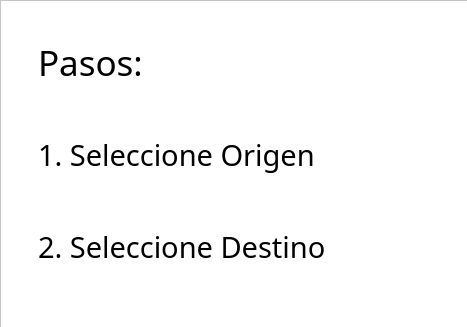
<?xml version="1.0" encoding="UTF-8"?>
<ui version="4.0">
 <class>Help_Window</class>
 <widget class="QMainWindow" name="Help_Window">
  <property name="geometry">
   <rect>
    <x>0</x>
    <y>0</y>
    <width>467</width>
    <height>327</height>
   </rect>
  </property>
  <property name="minimumSize">
   <size>
    <width>467</width>
    <height>327</height>
   </size>
  </property>
  <property name="maximumSize">
   <size>
    <width>467</width>
    <height>327</height>
   </size>
  </property>
  <property name="font">
   <font>
    <family>Trebuchet MS</family>
   </font>
  </property>
  <property name="windowTitle">
   <string>Help</string>
  </property>
  <property name="windowIcon">
   <iconset>
    <normaloff>../../../image/1200px-Athens_Metro_Logo.svg.png</normaloff>../../../image/1200px-Athens_Metro_Logo.svg.png</iconset>
  </property>
  <widget class="QWidget" name="centralwidget">
   <widget class="QWidget" name="verticalLayoutWidget">
    <property name="geometry">
     <rect>
      <x>38</x>
      <y>19</y>
      <width>381</width>
      <height>271</height>
     </rect>
    </property>
    <layout class="QVBoxLayout" name="pasos">
     <item>
      <widget class="QLabel" name="grupo">
       <property name="font">
        <font>
         <family>Trebuchet MS</family>
         <pointsize>26</pointsize>
        </font>
       </property>
       <property name="text">
        <string>Pasos:</string>
       </property>
       <property name="textFormat">
        <enum>Qt::AutoText</enum>
       </property>
       <property name="alignment">
        <set>Qt::AlignLeading|Qt::AlignLeft|Qt::AlignVCenter</set>
       </property>
      </widget>
     </item>
     <item>
      <widget class="QLabel" name="aaron">
       <property name="font">
        <font>
         <family>Trebuchet MS</family>
         <pointsize>22</pointsize>
        </font>
       </property>
       <property name="text">
        <string>1. Seleccione Origen</string>
       </property>
      </widget>
     </item>
     <item>
      <widget class="QLabel" name="aaron_2">
       <property name="font">
        <font>
         <family>Trebuchet MS</family>
         <pointsize>22</pointsize>
        </font>
       </property>
       <property name="text">
        <string>2. Seleccione Destino</string>
       </property>
      </widget>
     </item>
    </layout>
   </widget>
   <widget class="QFrame" name="fondo">
    <property name="geometry">
     <rect>
      <x>0</x>
      <y>0</y>
      <width>571</width>
      <height>441</height>
     </rect>
    </property>
    <property name="minimumSize">
     <size>
      <width>571</width>
      <height>441</height>
     </size>
    </property>
    <property name="maximumSize">
     <size>
      <width>571</width>
      <height>441</height>
     </size>
    </property>
    <property name="styleSheet">
     <string notr="true">background-color: rgb(255, 255, 255);</string>
    </property>
    <property name="frameShape">
     <enum>QFrame::StyledPanel</enum>
    </property>
    <property name="frameShadow">
     <enum>QFrame::Raised</enum>
    </property>
   </widget>
   <zorder>fondo</zorder>
   <zorder>verticalLayoutWidget</zorder>
  </widget>
 </widget>
 <resources/>
 <connections/>
</ui>
